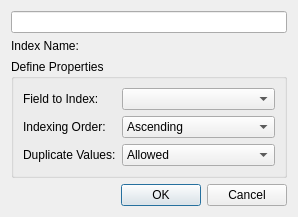
<?xml version="1.0" encoding="UTF-8"?>
<ui version="4.0">
 <class>CreateIndexDialog</class>
 <widget class="QDialog" name="CreateIndexDialog">
  <property name="geometry">
   <rect>
    <x>0</x>
    <y>0</y>
    <width>298</width>
    <height>207</height>
   </rect>
  </property>
  <property name="windowTitle">
   <string>Create a new Index</string>
  </property>
  <property name="windowIcon">
   <iconset resource="../resources.qrc">
    <normaloff>:/images/create_index.png</normaloff>:/images/create_index.png</iconset>
  </property>
  <layout class="QVBoxLayout" name="verticalLayout_2">
   <item>
    <widget class="QLineEdit" name="txtIndexName"/>
   </item>
   <item>
    <widget class="QLabel" name="label">
     <property name="text">
      <string>Index Name:</string>
     </property>
    </widget>
   </item>
   <item>
    <widget class="QGroupBox" name="groupBox">
     <property name="title">
      <string>Define Properties</string>
     </property>
     <layout class="QVBoxLayout" name="verticalLayout">
      <item>
       <layout class="QGridLayout" name="gridLayout">
        <item row="0" column="0">
         <widget class="QLabel" name="label_3">
          <property name="text">
           <string>Field to Index:</string>
          </property>
         </widget>
        </item>
        <item row="0" column="1">
         <widget class="QComboBox" name="cboFields"/>
        </item>
        <item row="1" column="0">
         <widget class="QLabel" name="label_2">
          <property name="text">
           <string>Indexing Order:</string>
          </property>
         </widget>
        </item>
        <item row="1" column="1">
         <widget class="QComboBox" name="cboOrder">
          <property name="sizePolicy">
           <sizepolicy hsizetype="Expanding" vsizetype="Fixed">
            <horstretch>0</horstretch>
            <verstretch>0</verstretch>
           </sizepolicy>
          </property>
          <item>
           <property name="text">
            <string>Ascending</string>
           </property>
          </item>
          <item>
           <property name="text">
            <string>Descending</string>
           </property>
          </item>
         </widget>
        </item>
        <item row="2" column="0">
         <widget class="QLabel" name="label_4">
          <property name="text">
           <string>Duplicate Values:</string>
          </property>
         </widget>
        </item>
        <item row="2" column="1">
         <widget class="QComboBox" name="cboDuplicates">
          <item>
           <property name="text">
            <string>Allowed</string>
           </property>
          </item>
          <item>
           <property name="text">
            <string>Not Allowed</string>
           </property>
          </item>
         </widget>
        </item>
       </layout>
      </item>
      <item>
       <spacer name="verticalSpacer">
        <property name="orientation">
         <enum>Qt::Vertical</enum>
        </property>
        <property name="sizeHint" stdset="0">
         <size>
          <width>20</width>
          <height>23</height>
         </size>
        </property>
       </spacer>
      </item>
     </layout>
    </widget>
   </item>
   <item>
    <widget class="QDialogButtonBox" name="buttonBox">
     <property name="orientation">
      <enum>Qt::Horizontal</enum>
     </property>
     <property name="standardButtons">
      <set>QDialogButtonBox::Cancel|QDialogButtonBox::Ok</set>
     </property>
    </widget>
   </item>
  </layout>
 </widget>
 <resources>
  <include location="../resources.qrc"/>
 </resources>
 <connections>
  <connection>
   <sender>buttonBox</sender>
   <signal>accepted()</signal>
   <receiver>CreateIndexDialog</receiver>
   <slot>accept()</slot>
   <hints>
    <hint type="sourcelabel">
     <x>248</x>
     <y>254</y>
    </hint>
    <hint type="destinationlabel">
     <x>157</x>
     <y>274</y>
    </hint>
   </hints>
  </connection>
  <connection>
   <sender>buttonBox</sender>
   <signal>rejected()</signal>
   <receiver>CreateIndexDialog</receiver>
   <slot>reject()</slot>
   <hints>
    <hint type="sourcelabel">
     <x>316</x>
     <y>260</y>
    </hint>
    <hint type="destinationlabel">
     <x>286</x>
     <y>274</y>
    </hint>
   </hints>
  </connection>
 </connections>
</ui>
